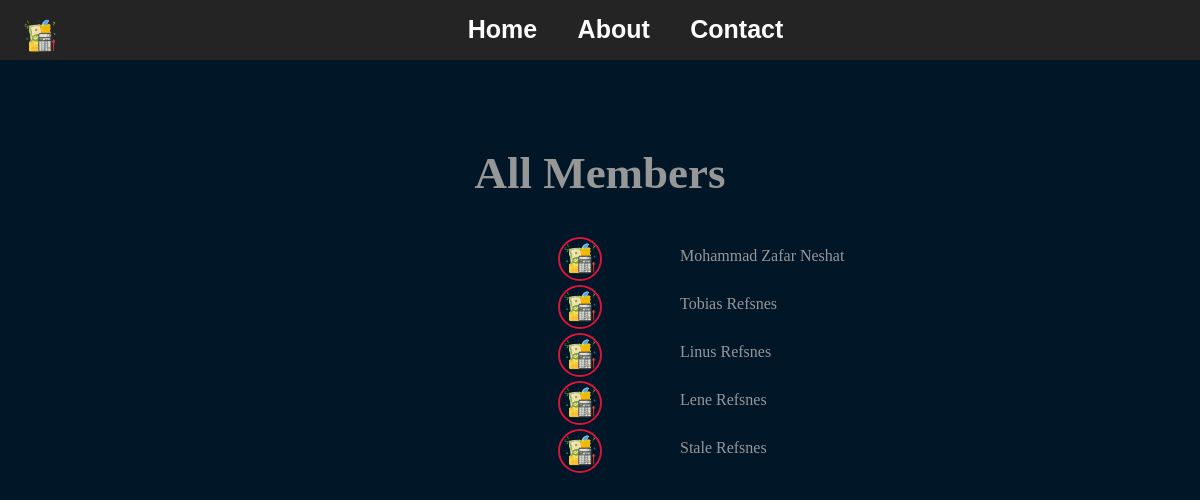
The page /all_members/ on the database as committed earlier.
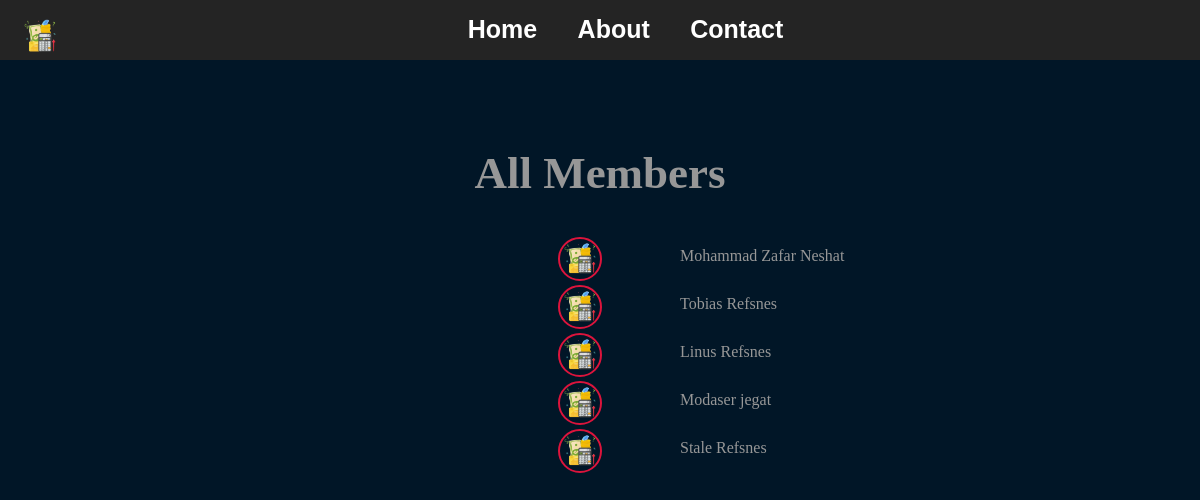
The same page on the database as committed later.
### sca/models.py (models this page shows, shortened)
class member_acc(models.Model):
  firstname = models.CharField(max_length=255)
  lastname = models.CharField(max_length=255)
  Date = models.DateField(null=True)

### sca/views.py (the view)
# urls.py: path('all_members/', views.all_members, name='all_members'),
def all_members(request):
    mymembers = member_acc.objects.all().values()
    template = loader.get_template("all_members.html")
    context = {
    'mymembers': mymembers,
    }
    return HttpResponse(template.render(context,request))

### sca/templates/all_members.html (shortened to what this page needs)
{% extends "master.html" %}
{% load static %}
{% block content %}
<section class="li_member">
  <h1>All Members</h1>
  <ul>
    {% for x in mymembers %}
    <li><span><img class="profiles" src="{% static 'images/icon.png'%}" alt=""></span>
      <a class="view_button" href="details/{{ x.id }}">{{ x.firstname }} {{ x.lastname }}</a>
    </li>
    {% endfor %}
  </ul>
</section>
{% endblock %}

Rows that differ between the two databases and show on the page:
removed member_acc: firstname "Lene", lastname "Refsnes"
added member_acc: firstname "Modaser", lastname "jegat"
